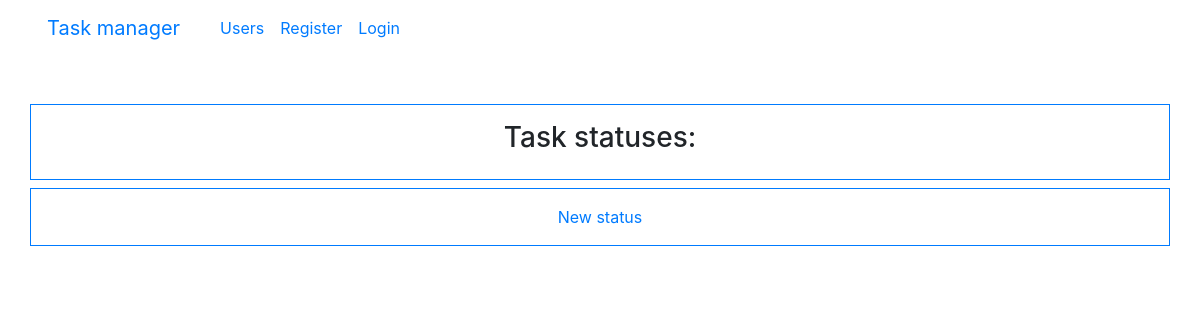
The app's page /statuses/, older data.
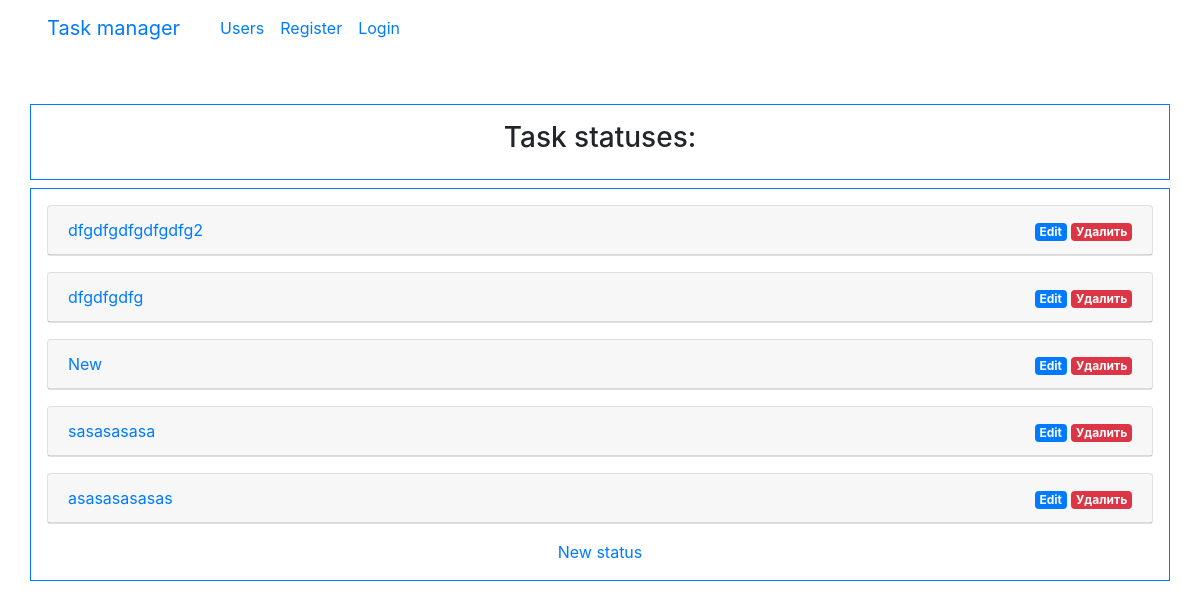
The same page, newer data.
### tasks/models.py (models this page shows, shortened)
class TaskStatus(models.Model):
    name = models.CharField(max_length=200, unique=True)

### tasks/views.py (the view)
# urls.py: path('statuses/', views.StatusesView.as_view(), name='statuses'),
class StatusesView(generic.ListView):
    template_name = 'tasks/statuses.html'
    context_object_name = 'statuses'
    def get_queryset(self):
        return TaskStatus.objects.all()

### templates/tasks/statuses.html
{% extends "base.html" %}
{% load bootstrap4 %}
{% load i18n %}
{% block page_header %}
<h3 class="cover-heading">{% trans "Task statuses:" %}</h3>
{% endblock %}
{% block content %}
{% for task_status in statuses %}
<div class="card bg-white text-dark mb-3">
  <div class="card-header">
    <div class="row">
      <div class="col-md-6"><div class="text-left"><a href="{% url 'status' task_status.id %}">{{ task_status.name }}</a></div></div>
      <div class="col-md-6"><div class="text-right"><a href="{% url 'status_update' task_status.id %}" class="badge badge-primary">{% trans "Edit" %}</a> <a href="{% url 'status_delete' task_status.id %}" class="badge badge-danger">{%trans "Delete" %}</a></div></div>
    </div>
  </div>
</div>
{% endfor %}
  <p class="card-text"><a href="{% url 'status_create'%}">{% trans "New status" %}</a></p>
  {% endblock %}

Row changes from the older to the newer data that the page shows:
added TaskStatus: name "dfgdfgdfgdfgdfg2"
added TaskStatus: name "dfgdfgdfg"
added TaskStatus: name "New"
added TaskStatus: name "sasasasasa"
added TaskStatus: name "asasasasasas"
